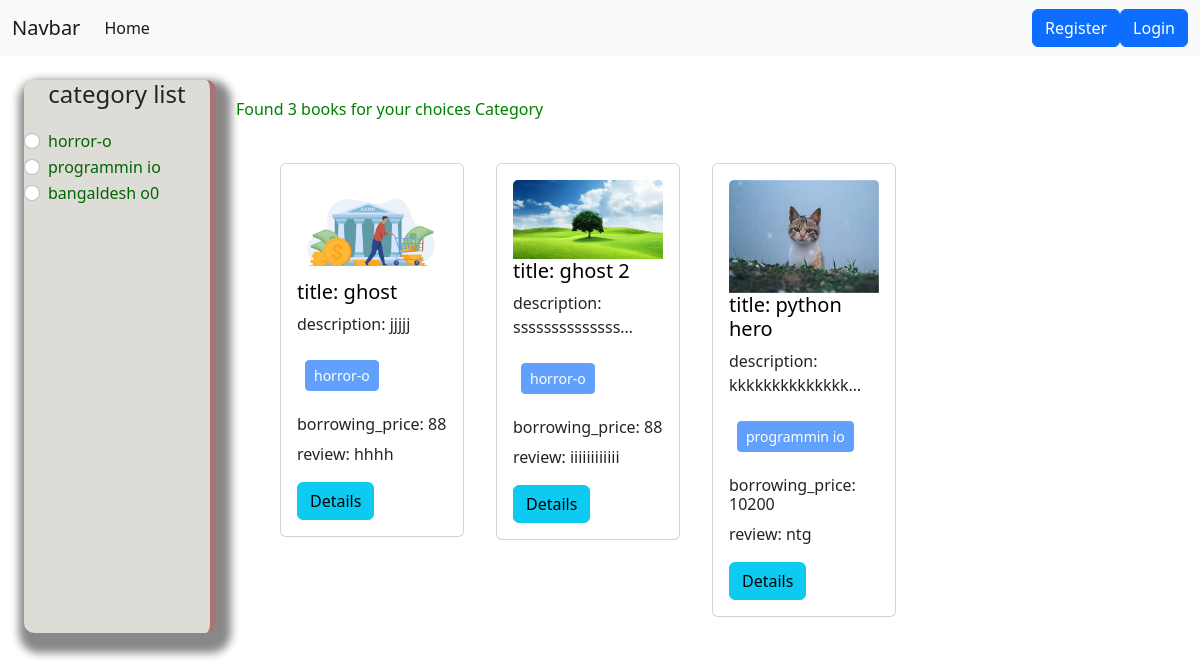
Page /books/Books/ on the committed database.
### books/models.py (models this page shows, shortened)
class Category(models.Model):
    name=models.CharField(max_length=100)
    slug=models.SlugField(max_length=100,unique=True,null=True,blank=True)

class Books(models.Model):
    title=models.CharField(max_length=50)
    content=models.TextField()
    category=models.ManyToManyField(Category)
    image=models.ImageField(upload_to='upload/',blank=True,null=True)
    borrowing_price=models.IntegerField()
    user_reviews=models.TextField()

### books/views.py (the view)
# urls.py: path('Books/',views.book,name='books'),
def book(request,category_slug=None):
    data= Books.objects.all()
    if category_slug is not None:
        category=get_object_or_404(Category,slug=category_slug)
        data=Books.objects.filter(category=category)
    categories=Category.objects.all()
    return render(request,'Bookpage.html',{'data':data,'category':categories})

### books/templates/Bookpage.html (shortened to what this page needs)
{% extends "base.html" %}
{% block content %}
<div class="d-flex flex-wrap p-4">
  <div class="col-2"
    style="background-color:rgb(222, 220, 215); border-radius: 10px; border-right: 6px solid rgb(173, 114, 114); box-shadow: 5px 10px 8px 10px #888888;">
    <h4 style="text-align: center;margin-bottom: 20px;">category list</h4>
    {% for cat in category %}
    <div class="form-check">
      <input class="form-check-input" type="radio" name="category" id="{{cat.id}}">
      <label class="form-check-label" for="{{cat.id}}">
        <a href="{% url 'category_wise_book' cat.slug %}"
          style="text-decoration: none; margin-bottom: 100px; color:darkgreen;">{{cat.name}}</a>
      </label>
    </div>
    {% endfor %}
  </div>
  <div class="col-10">
    <h6 style="padding: 20px; color: green;">Found {{ data | length }} books for your choices Category</h6>
    <div class="d-flex flex-wrap  px-5 ">
      {% for post in data %}
      <div class="col-sm-3 p-3">
        <div class="card">
          <div class="card-body">
            <img src="{{post.image.url}}" class="card-img-top" alt="image">
            <h5 class="card-title"><a
                style="text-decoration: none ;color: black;">title: {{post.title}}</a></h5>
            <p class="card-text">description: {{post.content | truncatechars:15}}</p>
            <p> {% for cat in post.category.all %}
              <button class="btn btn-primary btn-sm m-2" disabled> {{cat.name}}</button>
              {% endfor %}
            </p>
            <h6>borrowing_price: {{post.borrowing_price}}</h6>
            <p>review: {{post.user_reviews}}</p>
            <a class="btn btn-info" type="button" href="{% url 'details' post.id %}">Details</a>
          </div>
        </div>
      </div>
      {% endfor %}
    </div>
  </div>
</div>
{% endblock content %}

### rows in the picture
Category: name "horror-o"
Category: name "programmin io"
Category: name "bangaldesh o0"
Books: image (picture), title "ghost", content "jjjjj", borrowing_price "88", user_reviews "hhhh"
Books: image (picture), title "ghost 2", content "ssssssssssssss…", borrowing_price "88", user_reviews "iiiiiiiiiiii"
Books: image (picture), title "python hero", content "kkkkkkkkkkkkkk…", borrowing_price "10200", user_reviews "ntg"

### other values in the picture
{{ data | length }} "3"
